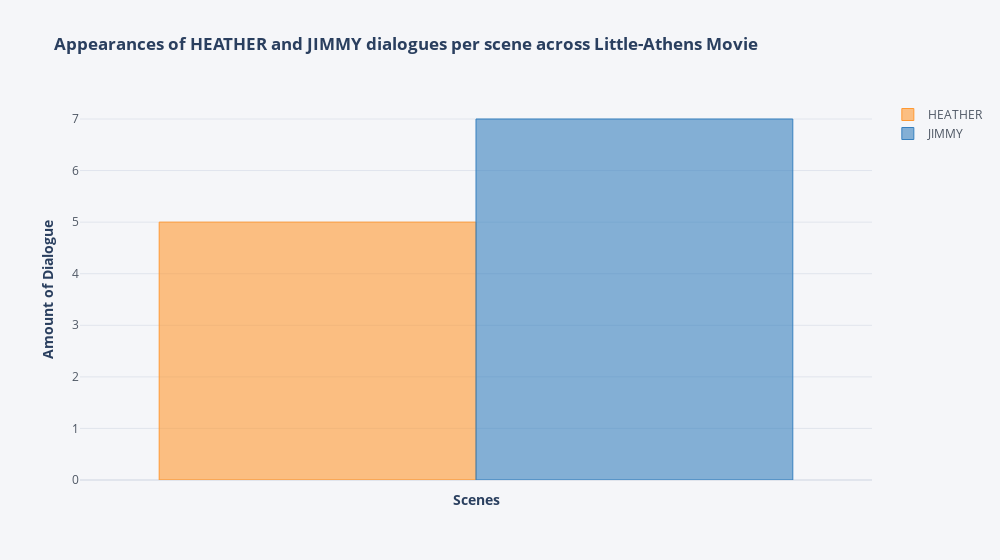

The notebook cell saved with this chart:
### Code cell
df_3_count, df_3_dialogue = dia.xter_count_perscene(ath_characters[1:3])
dia.scene_dialogue_plot(df_3_count)

### Figure 1 — Plotly figure (JSON) as saved in the notebook; plotly's stock layout.template omitted (floating-point values rounded to 4 significant figures)
{"data": [{"marker": {"color": "rgba(255, 153, 51, 0.6)", "line": {"color": "rgba(255, 153, 51, 1.0)", "width": 1}}, "name": "HEATHER", "orientation": "v", "text": "", "type": "bar", "x": [101], "y": [5]}, {"marker": {"color": "rgba(55, 128, 191, 0.6)", "line": {"color": "rgba(55, 128, 191, 1.0)", "width": 1}}, "name": "JIMMY", "orientation": "v", "text": "", "type": "bar", "x": [101], "y": [7]}], "layout": {"legend": {"bgcolor": "#F5F6F9", "font": {"color": "#4D5663"}}, "paper_bgcolor": "#F5F6F9", "plot_bgcolor": "#F5F6F9", "title": {"text": "<b> Appearances of HEATHER and JIMMY dialogues per scene across Little-Athens Movie <b>"}, "width": 1000, "xaxis": {"dtick": 10, "gridcolor": "#E1E5ED", "showgrid": true, "tickfont": {"color": "#4D5663"}, "title": {"text": "<b> Scenes <b>"}, "zerolinecolor": "#E1E5ED"}, "yaxis": {"gridcolor": "#E1E5ED", "showgrid": true, "tickfont": {"color": "#4D5663"}, "title": {"text": "<b> Amount of Dialogue <b>"}, "zerolinecolor": "#E1E5ED"}}}
